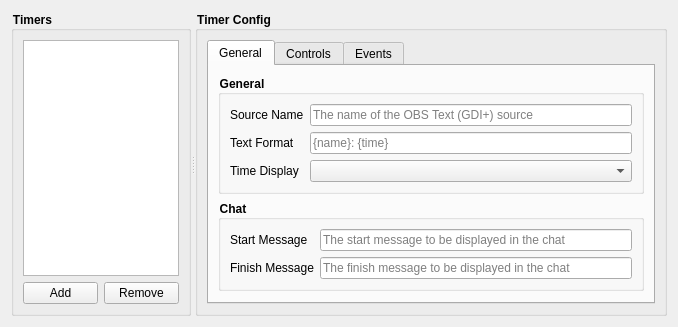
<?xml version="1.0" encoding="UTF-8"?>
<ui version="4.0">
 <class>RewardsCountdown</class>
 <widget class="QWidget" name="RewardsCountdown">
  <property name="geometry">
   <rect>
    <x>0</x>
    <y>0</y>
    <width>671</width>
    <height>296</height>
   </rect>
  </property>
  <property name="windowTitle">
   <string>Form</string>
  </property>
  <layout class="QHBoxLayout" name="horizontalLayout">
   <item>
    <widget class="QSplitter" name="splitter">
     <property name="orientation">
      <enum>Qt::Horizontal</enum>
     </property>
     <property name="childrenCollapsible">
      <bool>false</bool>
     </property>
     <widget class="QGroupBox" name="timer_list_group_box">
      <property name="sizePolicy">
       <sizepolicy hsizetype="Maximum" vsizetype="Preferred">
        <horstretch>0</horstretch>
        <verstretch>0</verstretch>
       </sizepolicy>
      </property>
      <property name="minimumSize">
       <size>
        <width>180</width>
        <height>0</height>
       </size>
      </property>
      <property name="maximumSize">
       <size>
        <width>300</width>
        <height>16777215</height>
       </size>
      </property>
      <property name="styleSheet">
       <string notr="true">QGroupBox { font-weight: bold; }</string>
      </property>
      <property name="title">
       <string>Timers</string>
      </property>
      <layout class="QVBoxLayout" name="verticalLayout_2">
       <item>
        <widget class="QListWidget" name="timers_list">
         <property name="font">
          <font>
           <pointsize>14</pointsize>
          </font>
         </property>
        </widget>
       </item>
       <item>
        <layout class="QHBoxLayout" name="horizontalLayout_2">
         <item>
          <widget class="QPushButton" name="add_timer_button">
           <property name="sizePolicy">
            <sizepolicy hsizetype="Maximum" vsizetype="Fixed">
             <horstretch>0</horstretch>
             <verstretch>0</verstretch>
            </sizepolicy>
           </property>
           <property name="text">
            <string>Add</string>
           </property>
          </widget>
         </item>
         <item>
          <widget class="QPushButton" name="remove_timer_button">
           <property name="sizePolicy">
            <sizepolicy hsizetype="Maximum" vsizetype="Fixed">
             <horstretch>0</horstretch>
             <verstretch>0</verstretch>
            </sizepolicy>
           </property>
           <property name="text">
            <string>Remove</string>
           </property>
          </widget>
         </item>
        </layout>
       </item>
      </layout>
     </widget>
     <widget class="QGroupBox" name="timer_config_group_box">
      <property name="enabled">
       <bool>true</bool>
      </property>
      <property name="sizePolicy">
       <sizepolicy hsizetype="MinimumExpanding" vsizetype="Preferred">
        <horstretch>0</horstretch>
        <verstretch>0</verstretch>
       </sizepolicy>
      </property>
      <property name="styleSheet">
       <string notr="true">QGroupBox { font-weight: bold; }</string>
      </property>
      <property name="title">
       <string>Timer Config</string>
      </property>
      <layout class="QVBoxLayout" name="verticalLayout">
       <property name="spacing">
        <number>0</number>
       </property>
       <item>
        <widget class="QTabWidget" name="tab_widget">
         <property name="currentIndex">
          <number>0</number>
         </property>
         <widget class="QWidget" name="general_tab">
          <attribute name="title">
           <string>General</string>
          </attribute>
          <layout class="QVBoxLayout" name="verticalLayout_3">
           <item>
            <widget class="QGroupBox" name="groupBox_3">
             <property name="sizePolicy">
              <sizepolicy hsizetype="Preferred" vsizetype="Maximum">
               <horstretch>0</horstretch>
               <verstretch>0</verstretch>
              </sizepolicy>
             </property>
             <property name="title">
              <string>General</string>
             </property>
             <layout class="QVBoxLayout" name="verticalLayout_6">
              <item>
               <layout class="QFormLayout" name="formLayout">
                <item row="1" column="1">
                 <widget class="QLineEdit" name="format_input">
                  <property name="sizePolicy">
                   <sizepolicy hsizetype="Minimum" vsizetype="Fixed">
                    <horstretch>0</horstretch>
                    <verstretch>0</verstretch>
                   </sizepolicy>
                  </property>
                  <property name="placeholderText">
                   <string>{name}: {time}</string>
                  </property>
                 </widget>
                </item>
                <item row="1" column="0">
                 <widget class="QLabel" name="format_label">
                  <property name="toolTip">
                   <string>The format of the text displayed in OBS</string>
                  </property>
                  <property name="text">
                   <string>Text Format</string>
                  </property>
                 </widget>
                </item>
                <item row="0" column="0">
                 <widget class="QLabel" name="source_name_label">
                  <property name="toolTip">
                   <string>The name of the OBS Text (GDI+) source</string>
                  </property>
                  <property name="text">
                   <string>Source Name</string>
                  </property>
                 </widget>
                </item>
                <item row="0" column="1">
                 <widget class="QLineEdit" name="source_name_input">
                  <property name="placeholderText">
                   <string>The name of the OBS Text (GDI+) source</string>
                  </property>
                 </widget>
                </item>
                <item row="2" column="0">
                 <widget class="QLabel" name="display_label">
                  <property name="toolTip">
                   <string>The way the time will be displayed on OBS</string>
                  </property>
                  <property name="text">
                   <string>Time Display</string>
                  </property>
                 </widget>
                </item>
                <item row="2" column="1">
                 <widget class="QComboBox" name="display_selection"/>
                </item>
               </layout>
              </item>
             </layout>
            </widget>
           </item>
           <item>
            <widget class="QGroupBox" name="groupBox_6">
             <property name="sizePolicy">
              <sizepolicy hsizetype="Preferred" vsizetype="Maximum">
               <horstretch>0</horstretch>
               <verstretch>0</verstretch>
              </sizepolicy>
             </property>
             <property name="title">
              <string>Chat</string>
             </property>
             <layout class="QVBoxLayout" name="verticalLayout_5">
              <item>
               <layout class="QFormLayout" name="formLayout_2">
                <item row="0" column="0">
                 <widget class="QLabel" name="start_message_label">
                  <property name="toolTip">
                   <string>The start message to be displayed in the chat</string>
                  </property>
                  <property name="text">
                   <string>Start Message</string>
                  </property>
                 </widget>
                </item>
                <item row="0" column="1">
                 <widget class="QLineEdit" name="start_message_input">
                  <property name="placeholderText">
                   <string>The start message to be displayed in the chat</string>
                  </property>
                 </widget>
                </item>
                <item row="1" column="0">
                 <widget class="QLabel" name="finish_message_label">
                  <property name="toolTip">
                   <string>The finish message to be displayed in the chat</string>
                  </property>
                  <property name="text">
                   <string>Finish Message</string>
                  </property>
                 </widget>
                </item>
                <item row="1" column="1">
                 <widget class="QLineEdit" name="finish_message_input">
                  <property name="placeholderText">
                   <string>The finish message to be displayed in the chat</string>
                  </property>
                 </widget>
                </item>
               </layout>
              </item>
             </layout>
            </widget>
           </item>
           <item>
            <spacer name="verticalSpacer">
             <property name="orientation">
              <enum>Qt::Vertical</enum>
             </property>
             <property name="sizeHint" stdset="0">
              <size>
               <width>20</width>
               <height>40</height>
              </size>
             </property>
            </spacer>
           </item>
          </layout>
         </widget>
         <widget class="QWidget" name="controls_tab">
          <attribute name="title">
           <string>Controls</string>
          </attribute>
          <layout class="QVBoxLayout" name="verticalLayout_8">
           <item>
            <widget class="QGroupBox" name="groupBox_2">
             <property name="title">
              <string>Controls</string>
             </property>
             <layout class="QVBoxLayout" name="verticalLayout_9">
              <item>
               <layout class="QFormLayout" name="formLayout_4">
                <item row="0" column="0">
                 <widget class="QLabel" name="label">
                  <property name="text">
                   <string>Add / Remove Time</string>
                  </property>
                 </widget>
                </item>
                <item row="0" column="1">
                 <layout class="QHBoxLayout" name="horizontalLayout_3">
                  <item>
                   <widget class="QSpinBox" name="add_sub_time_input">
                    <property name="suffix">
                     <string> sec</string>
                    </property>
                    <property name="minimum">
                     <number>1</number>
                    </property>
                    <property name="maximum">
                     <number>3600</number>
                    </property>
                   </widget>
                  </item>
                  <item>
                   <widget class="QPushButton" name="add_time_button">
                    <property name="sizePolicy">
                     <sizepolicy hsizetype="Fixed" vsizetype="Fixed">
                      <horstretch>0</horstretch>
                      <verstretch>0</verstretch>
                     </sizepolicy>
                    </property>
                    <property name="maximumSize">
                     <size>
                      <width>23</width>
                      <height>23</height>
                     </size>
                    </property>
                    <property name="text">
                     <string>+</string>
                    </property>
                   </widget>
                  </item>
                  <item>
                   <widget class="QPushButton" name="sub_time_button">
                    <property name="sizePolicy">
                     <sizepolicy hsizetype="Fixed" vsizetype="Fixed">
                      <horstretch>0</horstretch>
                      <verstretch>0</verstretch>
                     </sizepolicy>
                    </property>
                    <property name="maximumSize">
                     <size>
                      <width>23</width>
                      <height>23</height>
                     </size>
                    </property>
                    <property name="text">
                     <string>-</string>
                    </property>
                   </widget>
                  </item>
                 </layout>
                </item>
                <item row="1" column="0">
                 <widget class="QLabel" name="label_3">
                  <property name="text">
                   <string>Set Time</string>
                  </property>
                 </widget>
                </item>
                <item row="2" column="0">
                 <widget class="QLabel" name="label_2">
                  <property name="text">
                   <string>Reset Timer</string>
                  </property>
                 </widget>
                </item>
                <item row="2" column="1">
                 <widget class="QPushButton" name="clear_time_button">
                  <property name="sizePolicy">
                   <sizepolicy hsizetype="Fixed" vsizetype="Fixed">
                    <horstretch>0</horstretch>
                    <verstretch>0</verstretch>
                   </sizepolicy>
                  </property>
                  <property name="text">
                   <string>Clear</string>
                  </property>
                 </widget>
                </item>
                <item row="1" column="1">
                 <layout class="QHBoxLayout" name="horizontalLayout_7">
                  <item>
                   <widget class="QSpinBox" name="set_time_input">
                    <property name="suffix">
                     <string> sec</string>
                    </property>
                    <property name="maximum">
                     <number>3600</number>
                    </property>
                   </widget>
                  </item>
                  <item>
                   <widget class="QPushButton" name="set_time_button">
                    <property name="sizePolicy">
                     <sizepolicy hsizetype="Fixed" vsizetype="Fixed">
                      <horstretch>0</horstretch>
                      <verstretch>0</verstretch>
                     </sizepolicy>
                    </property>
                    <property name="text">
                     <string>Set</string>
                    </property>
                   </widget>
                  </item>
                 </layout>
                </item>
               </layout>
              </item>
             </layout>
            </widget>
           </item>
           <item>
            <spacer name="verticalSpacer_2">
             <property name="orientation">
              <enum>Qt::Vertical</enum>
             </property>
             <property name="sizeHint" stdset="0">
              <size>
               <width>20</width>
               <height>40</height>
              </size>
             </property>
            </spacer>
           </item>
          </layout>
         </widget>
         <widget class="QWidget" name="events_tab">
          <attribute name="title">
           <string>Events</string>
          </attribute>
          <layout class="QHBoxLayout" name="horizontalLayout_5">
           <item>
            <widget class="QGroupBox" name="groupBox_5">
             <property name="minimumSize">
              <size>
               <width>140</width>
               <height>0</height>
              </size>
             </property>
             <property name="maximumSize">
              <size>
               <width>140</width>
               <height>16777215</height>
              </size>
             </property>
             <property name="title">
              <string>Available Events</string>
             </property>
             <layout class="QVBoxLayout" name="verticalLayout_12">
              <item>
               <widget class="QListWidget" name="available_events_list">
                <property name="minimumSize">
                 <size>
                  <width>0</width>
                  <height>10</height>
                 </size>
                </property>
               </widget>
              </item>
              <item>
               <widget class="QPushButton" name="add_event_button">
                <property name="text">
                 <string>Add</string>
                </property>
               </widget>
              </item>
             </layout>
            </widget>
           </item>
           <item>
            <layout class="QVBoxLayout" name="verticalLayout_7">
             <property name="sizeConstraint">
              <enum>QLayout::SetMaximumSize</enum>
             </property>
             <item>
              <widget class="QGroupBox" name="groupBox_4">
               <property name="styleSheet">
                <string notr="true">QGroupBox { font-weight: bold; }</string>
               </property>
               <property name="title">
                <string>Active Events</string>
               </property>
               <layout class="QVBoxLayout" name="verticalLayout_4">
                <item>
                 <widget class="QListWidget" name="active_events_list">
                  <property name="minimumSize">
                   <size>
                    <width>0</width>
                    <height>10</height>
                   </size>
                  </property>
                  <property name="contextMenuPolicy">
                   <enum>Qt::CustomContextMenu</enum>
                  </property>
                 </widget>
                </item>
               </layout>
              </widget>
             </item>
             <item>
              <widget class="QGroupBox" name="event_config">
               <property name="styleSheet">
                <string notr="true">QGroupBox { font-weight: bold; }</string>
               </property>
               <property name="title">
                <string>Event Config</string>
               </property>
               <layout class="QVBoxLayout" name="verticalLayout_10">
                <property name="spacing">
                 <number>3</number>
                </property>
                <property name="leftMargin">
                 <number>5</number>
                </property>
                <property name="topMargin">
                 <number>5</number>
                </property>
                <property name="rightMargin">
                 <number>5</number>
                </property>
                <property name="bottomMargin">
                 <number>5</number>
                </property>
                <item>
                 <layout class="QFormLayout" name="event_data_form">
                  <item row="0" column="0">
                   <widget class="QLabel" name="event_duration_label">
                    <property name="text">
                     <string>Duration</string>
                    </property>
                   </widget>
                  </item>
                  <item row="0" column="1">
                   <layout class="QHBoxLayout" name="horizontalLayout_4">
                    <item>
                     <widget class="QSpinBox" name="event_duration_input">
                      <property name="minimumSize">
                       <size>
                        <width>0</width>
                        <height>20</height>
                       </size>
                      </property>
                      <property name="maximum">
                       <number>3600000</number>
                      </property>
                     </widget>
                    </item>
                    <item>
                     <widget class="QComboBox" name="event_duration_format">
                      <property name="sizePolicy">
                       <sizepolicy hsizetype="Fixed" vsizetype="Fixed">
                        <horstretch>0</horstretch>
                        <verstretch>0</verstretch>
                       </sizepolicy>
                      </property>
                     </widget>
                    </item>
                   </layout>
                  </item>
                 </layout>
                </item>
               </layout>
              </widget>
             </item>
            </layout>
           </item>
          </layout>
         </widget>
        </widget>
       </item>
      </layout>
     </widget>
    </widget>
   </item>
  </layout>
 </widget>
 <resources/>
 <connections/>
</ui>
